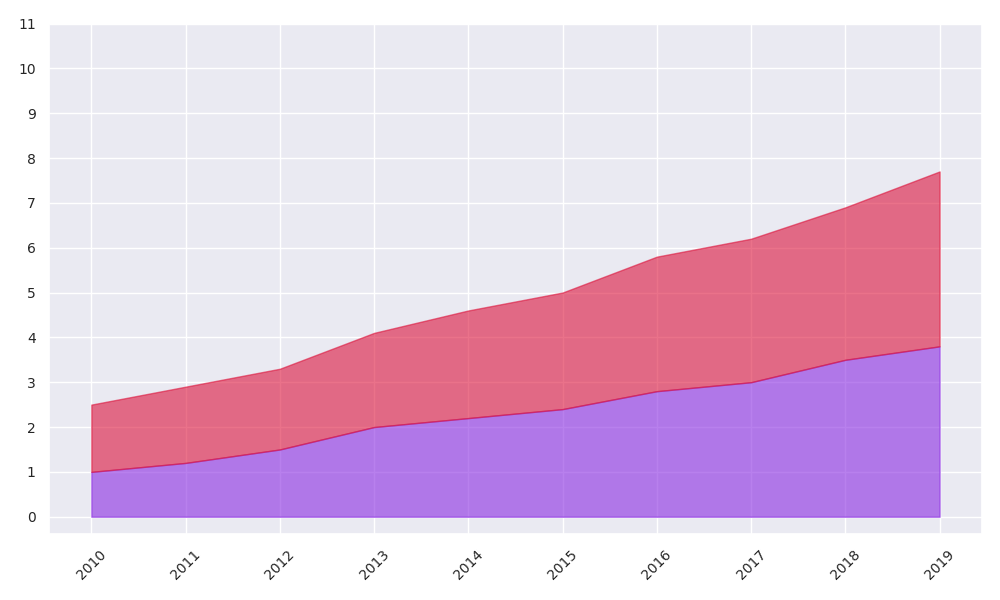

The Python source for this figure:
import numpy as np
import matplotlib.pyplot as plt

years = np.arange(2010, 2020)
strawberries_yield = np.array([1.0, 1.2, 1.5, 2.0, 2.2, 2.4, 2.8, 3.0, 3.5, 3.8])
tomatoes_yield = np.array([1.5, 1.7, 1.8, 2.1, 2.4, 2.6, 3.0, 3.2, 3.4, 3.9])
cumulative_strawberries_tomatoes = strawberries_yield + tomatoes_yield

fig, ax = plt.subplots(figsize=(10, 6))

ax.fill_between(years, strawberries_yield, color='#8A2BE2', alpha=0.6)
ax.fill_between(years, cumulative_strawberries_tomatoes, strawberries_yield, color='#DC143C', alpha=0.6)

ax.set_xticks(years)
ax.set_yticks(np.arange(0, 12, 1))
ax.yaxis.set_tick_params(labelsize=10)
ax.xaxis.set_tick_params(labelsize=10)
plt.xticks(rotation=45)

plt.tight_layout()
plt.show()
